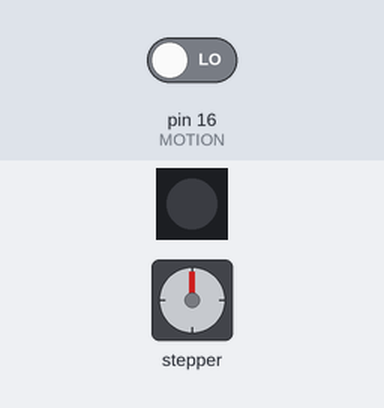
Recording of a sketch running on a simulated Arduino Mega 2560, built with avr-gcc and run on an emulated ATmega2560. Shown: 1 RGB LEDs in strip order, left to right, stepper motor. The test bench sets the inputs (shaded band); at power-on: pin 16 (MOTION) LOW. Stepper angles assume 50 steps per turn.

Above: at 1.2 s.
1.3 s: pin 16 (MOTION) driven HIGH
At 1.47 s:
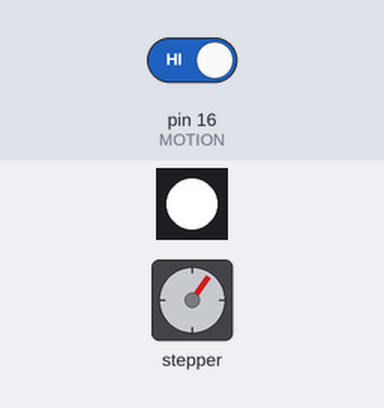
At 1.83 s:
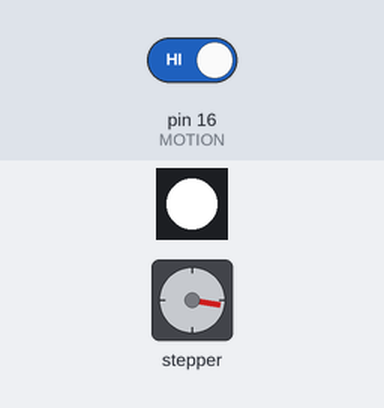
Timing chart, 0 to 10.3 s (numbered marks = the images above; inputs shaded):
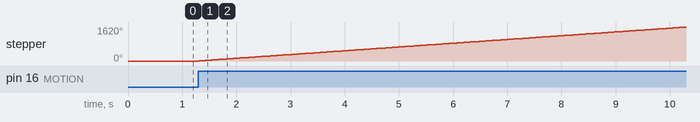

Measured:
- after the input at 1.3 s, stepper: keeps turning clockwise at about 180°/s, starting at once

The sketch:

thebinproject.ino
```cpp
#include <Stepper.h>
#include <Adafruit_NeoPixel.h>

#define MOTION 16
#define NEOPIXEL 17
#define NUMPIXELS 1

const int stepsPerRevolution = 50;

Adafruit_NeoPixel strip = Adafruit_NeoPixel(NUMPIXELS, NEOPIXEL, NEO_GRB + NEO_KHZ800);
Stepper myStepper(stepsPerRevolution, 3, 2, 1, 0);


void setup() {
  pinMode(MOTION, INPUT);
  strip.begin();
  strip.show();
  Serial1.begin(115200);
  myStepper.setSpeed(30);
}


void loop() {
  bool motionDetected = digitalRead(MOTION);

  if (digitalRead(MOTION) == HIGH) {
    strip.setPixelColor(0, strip.Color(255, 255, 255));
    strip.show();
    Serial1.println("Motion Detected, Opening.");
  } else {
    strip.setPixelColor(0, strip.Color(0, 0, 0));
    strip.show();
    Serial1.println("Closed");
  }

  while (motionDetected) {
    myStepper.step(stepsPerRevolution);
  }

  delay(1);
}
```
